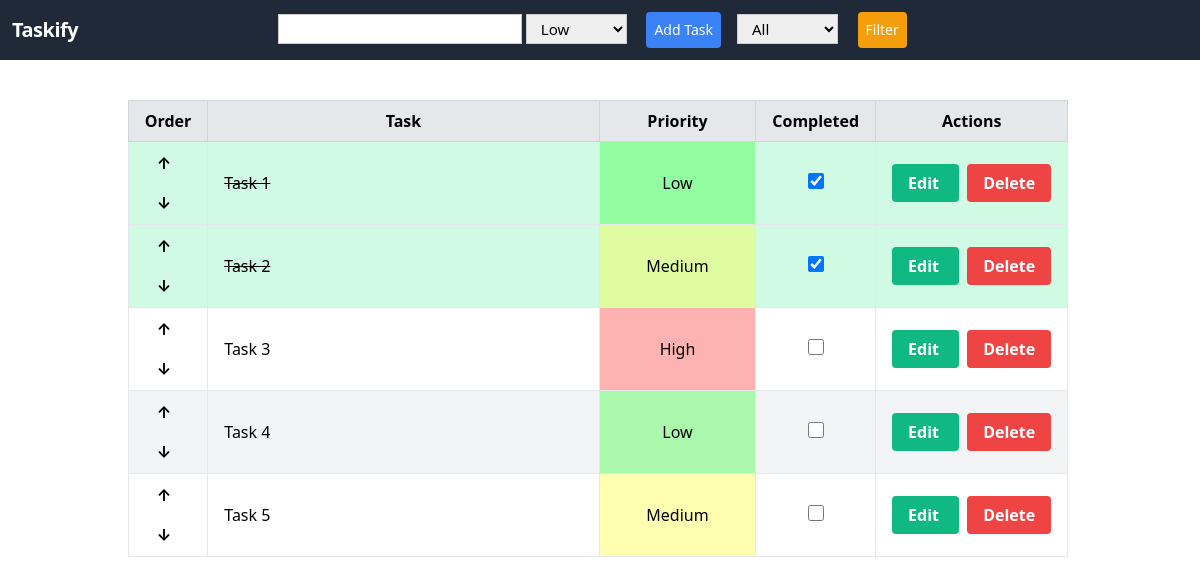
The page / on the database its author committed.
### todos/models.py (models this page shows, shortened)
class Todo(models.Model):
    PRIORITY_CHOICES = [
        ('Low', 'Low'),
        ('Medium', 'Medium'),
        ('High', 'High'),
    ]
    task = models.CharField(max_length=100)
    completed = models.BooleanField(default=False)
    priority = models.CharField(max_length=6, choices=PRIORITY_CHOICES, default='Low')
    order = models.IntegerField(default=0)
    class Meta:
        ordering = ['order']

### todos/views.py (the view)
# urls.py: path('', index, name='index'),
def index(request):
    if request.method == 'POST':
        form = TodoForm(request.POST)
        if form.is_valid():
            todos = Todo.objects.all()
            max_order = todos.aggregate(Max('order'))['order__max'] or 0
            new_todo = form.save(commit=False)
            new_todo.order = max_order + 1
            new_todo.save()
            return redirect('todos:index')
    else:
        form = TodoForm()
    todos = Todo.objects.all()
    context = {'form': form, 'todos': todos, 'PRIORITY_CHOICES': Todo.PRIORITY_CHOICES}
    return render(request, 'todos/index.html', context)

### todos/forms.py
class TodoForm(forms.ModelForm):
    order = forms.IntegerField(widget=forms.HiddenInput(), required=False)
    class Meta:
        model = Todo
        fields = ['task', 'priority', 'order']

### todos/templates/todos/index.html (shortened to what this page needs)
<!DOCTYPE html>
<html>
<head>
  <link href="https://unpkg.com/tailwindcss@^2/dist/tailwind.min.css" rel="stylesheet">
  <nav class="flex items-center justify-between flex-wrap bg-gray-800 p-3">
    <div class="flex items-center flex-shrink-0 text-white mr-6">
      <span class="font-semibold text-xl tracking-tight pr-44">Taskify</span>
    </div>
    <div class="w-full block flex-grow lg:flex lg:w-auto">
      <div class="text-sm mr-4">
        <div class="flex items-center w-full">
          <form action="{% url 'todos:index' %}" method="post">
            {{ form.task }}
            {{ form.priority }}
            <input type="submit" value="Add Task" class="bg-blue-500 text-white p-2 rounded border-1 text-sm border-white  hover:text-white-700 hover:bg-blue-700 mt-4 lg:mt-0 ml-4">
          </form>
          <form method="get" action="{% url 'todos:filter_by_priority' %}" class="ml-4">
            <select name="priority" id="priority">
              <option value="">All</option>
            </select>
            <button type="submit" class="bg-yellow-500 text-white p-2 rounded border-1 text-sm border-white  hover:text-white-700 hover:bg-yellow-700 mt-4 lg:mt-0 ml-4">Filter</button>
          </form>
        </div>
      </div>
    </div>
  </nav>
</head>
<body class="">
  <div class="mt-10 mr-1">
    <table class="table-auto w-fit mt-4 border border-gray-400 mx-auto">
      <thead class="bg-gray-200">
        <tr>
          <th class="px-4 py-2 border border-gray-300 ">Order</th>
          <th class="px-4 py-2 border border-gray-300">Task</th>
          <th class="px-4 py-2 border border-gray-300">Priority</th>
          <th class="px-4 py-2 border border-gray-300">Completed</th>
          <th class="px-4 py-2 border border-gray-300">Actions</th>
        </tr>
      </thead>
      <tbody>
        {% for todo in todos %}
        <tr class="{% cycle 'bg-white' 'bg-gray-100' %} {%if todo.completed %}bg-green-100{% endif %}">
          <td class="border px-4"><div class="flex flex-col w-min">
            <a href="{% url 'todos:change_todo_order' todo.id 'up' %}" class=" text-black font-bold py-2 px-3 rounded">
              ↑
            </a>
            <a href="{% url 'todos:change_todo_order' todo.id 'down' %}" class="text-black font-bold py-2 px-3 rounded">
              ↓
            </a>
          </div></td>
          <td class="border px-4 py-2 w-5/12 {%if todo.completed %}text-decoration: line-through{% endif %}">{{ todo.task }}</td>
          <td class="border px-4 py-2 w-2/12 text-center priority-{{ todo.priority }} {% if todo.completed %}completed{% endif %}">{{ todo.priority }}</td>
          <td class="border px-4 text-center">
            <input type="checkbox" class="w-4 h-4 text-green-600 bg-gray-100 border-gray-300 rounded focus:ring-green-500 dark:focus:ring-green-600 dark:ring-offset-gray-800 focus:ring-2 dark:bg-gray-700 dark:border-gray-600" {% if todo.completed %}checked{% endif %}
              onclick="window.location='{% url 'todos:toggle_todo' todo.id %}'">
          </td>
          <td class="border px-4 pt-3 pb-3 py-2  text-center">
            <a href="{% url 'todos:update_todo' todo.id %}"
            class="bg-green-500 hover:bg-green-700 text-white font-bold py-2 px-4 rounded">
             Edit
            </a>
            <span class="px-1"></span>
            <a href="{% url 'todos:delete_todo' todo.id %}"
            class="bg-red-500 hover:bg-red-700 text-white font-bold py-2 px-4 rounded">
             Delete
            </a>
          </td>
        </tr>
        {% endfor %}
      </tbody>
    </table>
  </div>
</body>
</html>

### todos/templates/todos/index.html (style rules this page uses)
form input[type="text"], form select { height: 30px; font-size: 15px; padding: 2px 10px; border: 1px solid #ccc; }
.priority-High { background-color: rgba(255, 0, 0, 0.3); }
.priority-Medium { background-color: rgba(255, 255, 0, 0.3); }
.priority-Low { background-color: rgba(0, 255, 0, 0.3); }

### rows shown on the page
Todo: task "Task 1", priority "Low", completed "☑"
Todo: task "Task 2", priority "Medium", completed "☑"
Todo: task "Task 3", priority "High"
Todo: task "Task 4", priority "Low"
Todo: task "Task 5", priority "Medium"
